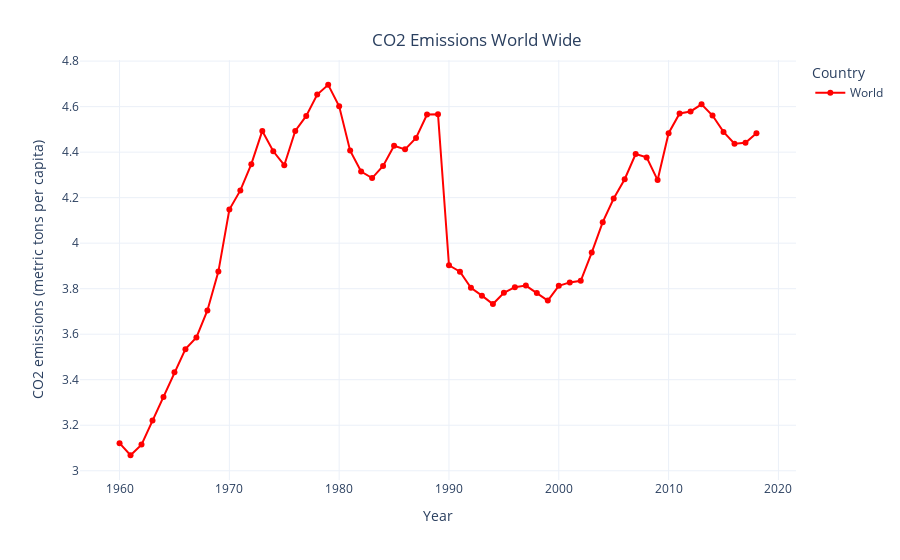

The notebook cell this image was saved under:
### Code cell
#figure of CO2 Emissions in the world
line = px.line(data_frame= CO2_data1, x = CO2_data1.index,y =["World"] , markers = True)
line.update_traces(line_color="red")
line.update_yaxes(title_text = 'CO2 emissions (metric tons per capita)')
line.update_xaxes(title_text = 'Year',
    rangeslider_visible = False)
line.update_layout(legend=dict(title="Country"),
                  showlegend = True,
    title = {
        'text': 'CO2 Emissions World Wide',
        'y':0.94,
        'x':0.53,
        'xanchor': 'center',
        'yanchor': 'top'},
                   template = "plotly_white"),

line.show()

### Figure 1 — Plotly figure (JSON) as saved in the notebook; plotly's stock layout.template omitted (floating-point values rounded to 4 significant figures)
{"data": [{"hovertemplate": "variable=World<br>index=%{x}<br>value=%{y}<extra></extra>", "legendgroup": "World", "line": {"color": "red", "dash": "solid"}, "marker": {"symbol": "circle"}, "mode": "lines+markers", "name": "World", "orientation": "v", "showlegend": true, "type": "scatter", "x": [1960, 1961, 1962, 1963, 1964, 1965, 1966, 1967, 1968, 1969, 1970, 1971, 1972, 1973, 1974, 1975, 1976, 1977, 1978, 1979, 1980, 1981, 1982, 1983, 1984, 1985, 1986, 1987, 1988, 1989, 1990, 1991, 1992, 1993, 1994, 1995, 1996, 1997, 1998, 1999, 2000, 2001, 2002, 2003, 2004, 2005, 2006, 2007, 2008, 2009, 2010, 2011, 2012, 2013, 2014, 2015, 2016, 2017, 2018], "xaxis": "x", "y": [3.121, 3.068, 3.115, 3.221, 3.324, 3.432, 3.534, 3.586, 3.705, 3.875, 4.148, 4.232, 4.347, 4.493, 4.404, 4.343, 4.493, 4.559, 4.653, 4.696, 4.601, 4.407, 4.315, 4.286, 4.339, 4.428, 4.412, 4.462, 4.565, 4.566, 3.903, 3.875, 3.804, 3.769, 3.732, 3.782, 3.807, 3.814, 3.781, 3.748, 3.813, 3.828, 3.835, 3.959, 4.092, 4.196, 4.281, 4.392, 4.377, 4.277, 4.483, 4.57, 4.579, 4.61, 4.561, 4.489, 4.437, 4.441, 4.484], "yaxis": "y"}], "layout": {"legend": {"title": {"text": "Country"}, "tracegroupgap": 0}, "margin": {"t": 60}, "showlegend": true, "title": {"text": "CO2 Emissions World Wide", "x": 0.53, "xanchor": "center", "y": 0.94, "yanchor": "top"}, "xaxis": {"anchor": "y", "domain": [0, 1], "rangeslider": {"visible": false}, "title": {"text": "Year"}}, "yaxis": {"anchor": "x", "domain": [0, 1], "title": {"text": "CO2 emissions (metric tons per capita)"}}}}
